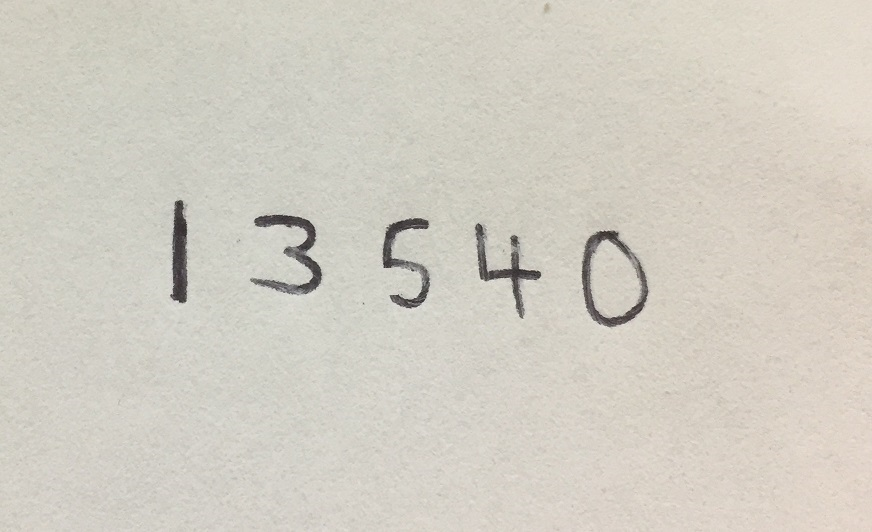
#> input picture Implementation/images/numbers.jpg, 872 x 532 px, given in place of the camera
$ jupyter execute full_implementation.ipynb   (older library calls are emulated)   (text cells are left out)
#> lines starting #> are read from the running program, lines starting #| are printed output that depends on the picture
[cell 1]
import cv2
import numpy as np

cap = cv2.VideoCapture(0)

#followed color  equals shiny pink
lower_pink = np.array([137,80,80])         # 30 80 80   for green
upper_pink = np.array([165,255,255])       # 80 255 255 for green

frame_count = 0
points = []                                # Array to safe track of finger tip

ret, frame = cap.read()
#> frame is the input picture: shape (532, 872, 3); mean B, G, R 195.2, 205.6, 209.7
Height, Width = frame.shape[:2]
#> Height = 532; Width = 872
center = int(Height/2), int(Width/2)       # Need this once -moved outside the loop
#> center = (266, 436)

nmb = np.zeros((Height,Width,3), np.uint8) # Frame for line drawing
nmb[:] = (255, 255, 255)                   # Color drwaing frame white

min_valid_area = 400                       # Min area that a valid contour is supposed to have
max_line_lenght = 70                       # Lenght of tracking line, increase to have longer lines

while cap.isOpened():
    ret, frame = cap.read()

    if ret:                                                        # Runs if cam frame is valid
        hsv_img = cv2.cvtColor(frame, cv2.COLOR_BGR2HSV)           # Convert BGR to HSV
#> hsv_img: shape (532, 872, 3); mean H, S, V 23.3, 17.6, 209.8
        mask = cv2.inRange(hsv_img, lower_pink, upper_pink)        # Creates mask for given color in hsv image
#> mask: shape (532, 872); every value is 0
        blurred = cv2.GaussianBlur(mask, (3, 3), 0)                # Added gaussianblur to remove fuzzy contour detections

        # Next line searches for contours in hsv-mask
        _, contours, _ = cv2.findContours(blurred.copy(), cv2.RETR_EXTERNAL, cv2.CHAIN_APPROX_SIMPLE)
#> contours = []
                                                                   # cv2.RETR_EXTERNAL returns only extreme outer flags, all child contours are left behind.
                                                                   # cv2.CHAIN_APPROX_SIMPLE removes all redundant points and compresses the contour
        if len(contours) > 0:                                      # Checks if contours are existing
            main_contour = max(contours, key=cv2.contourArea)      # Prepares for main area detection of finger tip
            main_contour_area = cv2.contourArea(main_contour)      # Creates a contour around main area

            if main_contour_area >= min_valid_area:                # If main area is smaller than treshhold, than it is maybe only something in the background
                (contour_x, contour_y), contour_radius = cv2.minEnclosingCircle(main_contour)                # Creates circle around main area
                cv2.circle(frame, (int(contour_x), int(contour_y)), int(contour_radius),(0, 0, 255), 2)
                cv2.circle(frame, (int(contour_x), int(contour_y)), int(contour_radius / 10),(0, 255, 0), -1)
                # No need to calculate moments here, because minCircle is already calculated

                if len(points) >= max_line_lenght:                 # If the line gets to long, remove the first element
                    points.pop(0)                                  # pop(0) deletes entry at 0

                points.append((int(contour_x), int(contour_y)))    # Append new point
                for i in range(1, len(points)):                    # No need for try | for-loop which goes through points array and draws each pixel
                    cv2.line(frame, points[i - 1], points[i], (0, 255, 0), 2)  # Draws line in frame
                for i in range(1, len(points)):                    # No need for try | for-loop which goes through points array and draws each pixel
                    cv2.line(nmb, points[i - 1], points[i], (0, 0, 0), 20)  # Draws line in frame

                frame_count = 0
            else:
                frame_count += 1
        else:
            frame_count += 1

        if frame_count == 10000:
            points = []
            frame_count = 0

        frame = cv2.flip(frame, 1)                                 # Flip output image
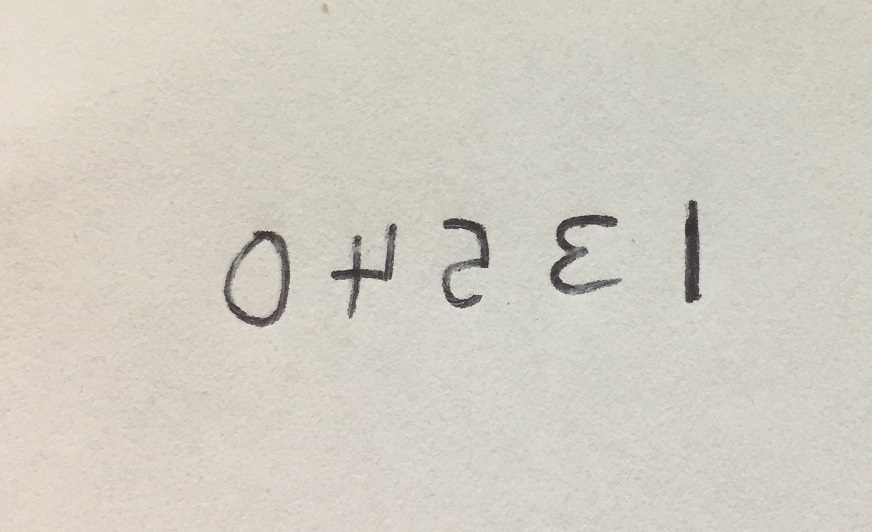
#> frame: shape (532, 872, 3); mean B, G, R 195.2, 205.6, 209.7
        nmb_out = cv2.flip(nmb, 1)
        cv2.imshow('Object tracker', frame)                        # Show the mirrored image to user
        cv2.imshow('Number sketch', nmb_out)
    else:                                                          # Handle camera error
        print("Cam frame error...")                                # For debugging, if cam error is real

    if cv2.waitKey(1) == 13:                                       # Enter key for closing frames
#> (key Esc is pressed here)
        break
print('closing')
cap.release()
cv2.destroyWindow('Object tracker')

cv2.waitKey(0)
cv2.destroyAllWindows()

[cell 2]
import numpy as np
import cv2

# Input training image
image = cv2.imread('images/digits.png')      # Load Training image
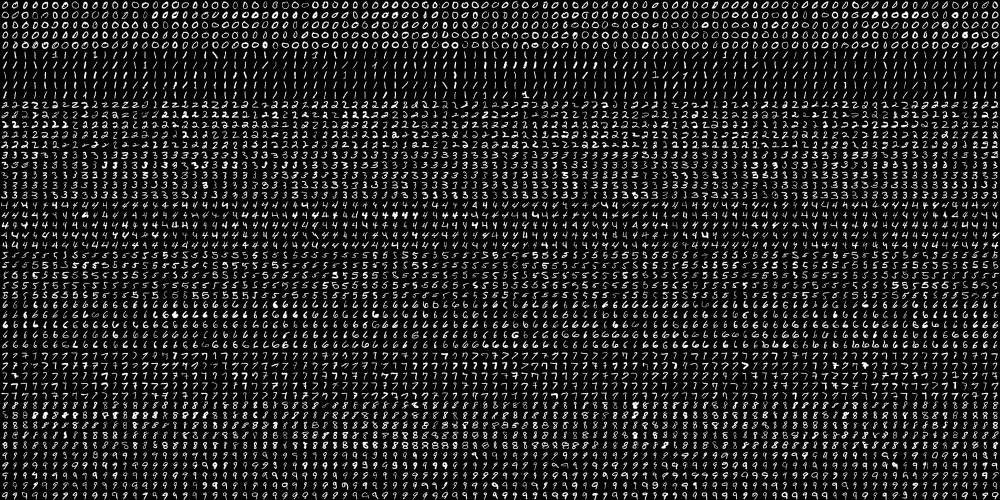
#> input picture Implementation/images/digits.png, 2000 x 1000 px (shown at 1/2 size)
#> image is the input picture: shape (1000, 2000, 3); min 0, max 255, mean 33.8
gray = cv2.cvtColor(image,cv2.COLOR_BGR2GRAY)# Grayscale the image
small = cv2.pyrDown(image)                   # Rescale it to smaller
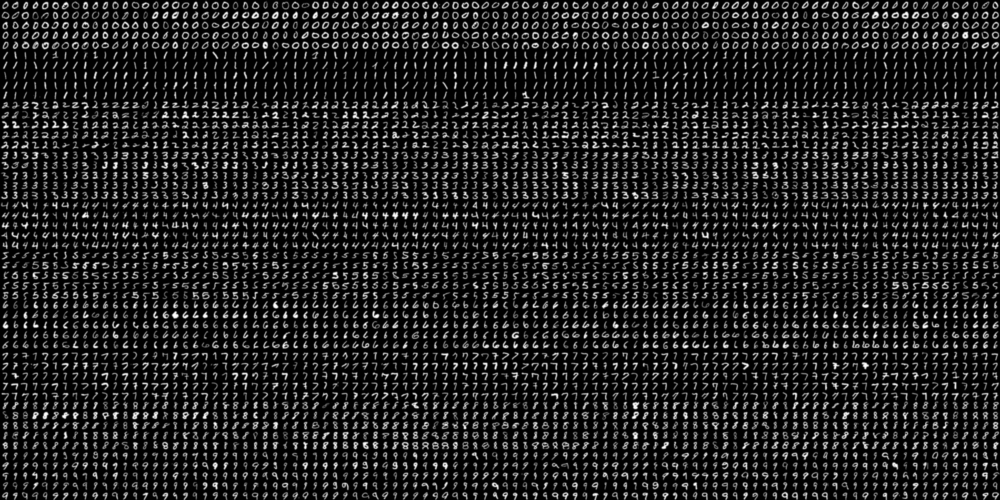
#> small: shape (500, 1000, 3); min 0, max 253, mean 33.8
cv2.imshow('Digits Image', small)            # Show on screen
cv2.waitKey(0)
cv2.destroyAllWindows()

# Split the image to 5000 cells, each 20x20 size in pixels
cells = [np.hsplit(row,100) for row in np.vsplit(gray,50)] #returns a array of size (50,100,20,20)
#> cells = 50 items

# Convert List data type to Numpy Array of shape (50,100,20,20)
x = np.array(cells)
print ("Shape of given cells: " + str(x.shape))  # Just for debugging process
#| Shape of given cells: (50, 100, 20, 20)

# Split data set
# First will be used fro Training the model, rest as a test data set
#Taking 70% as training data
train = x[:,:70].reshape(-1,400).astype(np.float32) # 90% = 450 digit numbers
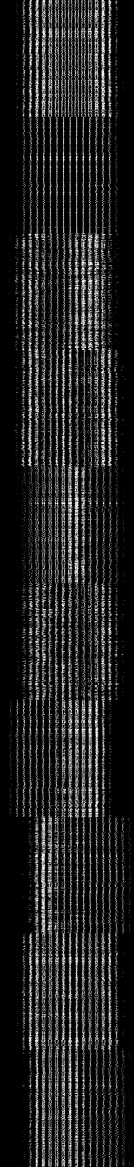
#> train: shape (3500, 400) float32 (shown at 1/3 size); min 0, max 255, mean 33.8
#The rest (=30%) is as test data
test = x[:,70:100].reshape(-1,400).astype(np.float32) # 10% = 50 digit numbers
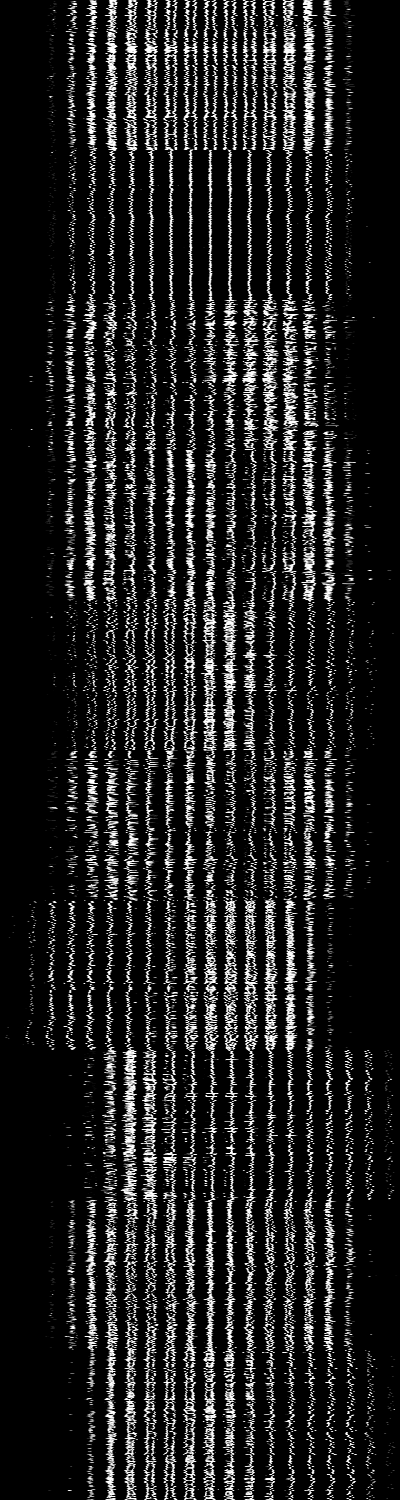
#> test: shape (1500, 400) float32; min 0, max 255, mean 33.8

# Create labels for train and test data
k = [0,1,2,3,4,5,6,7,8,9]
train_labels = np.repeat(k,350)[:,np.newaxis]
test_labels = np.repeat(k,150)[:,np.newaxis]

print ("shape train_labels {}".format(train_labels.shape))


# Initiate kNN, train the data, then test it with test data for k=9
# We are using the K-Nearest Neighbors Algorithm
knn = cv2.ml.KNearest_create()
knn.train(train, cv2.ml.ROW_SAMPLE, train_labels)
ret, result, neighbors, distance = knn.findNearest(test, k=9)
#> ret = 0; result = 1500 values, max 9 at index 475, min 0 at index 0, mean 4.49

# Check the accuracy of classification
matches = result == test_labels               #'If'-comparision between test and real result
correct = np.count_nonzero(matches)           # Count correct matches
#> correct = 1382
accuracy = correct * (100.0 / result.size)    # Calculate percent
#> accuracy = 92.13
print("Accuracy is = %.2f" % accuracy + "%")
#| Accuracy is = 92.13%

[cell 3]
import numpy as np
import cv2

# Define the functions we are going to use for our input image

# [53 lines left out: functions x_cord_contour, makeSquare, resize_to_pixel, not called in this run]

[cell 4]
import numpy as np
import cv2

# Read input image and grayscale it
image = nmb_out
gray = cv2.cvtColor(image,cv2.COLOR_BGR2GRAY)
# Only for debugging, showing input image
cv2.imshow("image", image)
cv2.imshow("gray", gray)
cv2.waitKey(0)

# Blur image
blurred = cv2.GaussianBlur(gray, (5, 5), 0)
# Showing blurred image
cv2.imshow("blurred", blurred)
cv2.waitKey(0)
# Finding edges via Canny detection
edged = cv2.Canny(blurred, 30, 150)
# Showing edges
cv2.imshow("edged", edged)
cv2.waitKey(0)

# Find Contours
_, contours, _ = cv2.findContours(edged, cv2.RETR_EXTERNAL, cv2.CHAIN_APPROX_SIMPLE)

# Filter them first to get only contourArea > 10
filtered_contours = [c for c in contours if cv2.contourArea(c) > 10]

# Sort on the filtered array
contours = sorted(filtered_contours, key = x_cord_contour, reverse = False)


full_number = [] # Array to store entire number

# Loop over the contours
for c in contours:
    # compute the bounding box for the rectangle
    (x, y, w, h) = cv2.boundingRect(c)

    if w >= 5 and h >= 25:
        roi = blurred[y:y + h, x:x + w]
        ret, roi = cv2.threshold(roi, 127, 255,cv2.THRESH_BINARY_INV)
        squared = makeSquare(roi)
        final = resize_to_pixel(20, squared)
        cv2.imshow("final", final)
        final_array = final.reshape((1,400))
        final_array = final_array.astype(np.float32)
        ret, result, neighbours, dist = knn.findNearest(final_array, k=1)
        number = str(int(float(result[0])))
        full_number.append(number)

        # Next steps in loop are not necessary, only for debugging
        # draw a rectangle around the digit, the show what the
        # digit was classified as
        cv2.rectangle(image, (x, y), (x + w, y + h), (0, 0, 255), 2)
        cv2.putText(image, number, (x , y + 155),
            cv2.FONT_HERSHEY_COMPLEX, 2, (255, 0, 0), 2)
        cv2.imshow("image", image)
        cv2.waitKey(0)
#> after the loop, full_number = []


cv2.destroyAllWindows()
print ("The number is: " + ''.join(full_number))
#| The number is:
